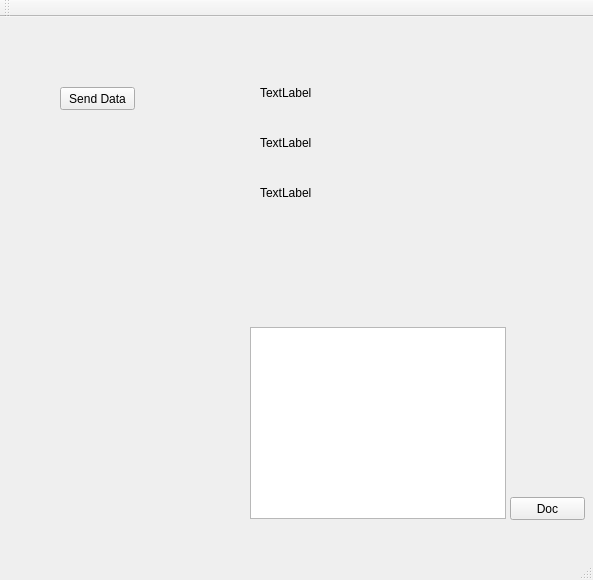
<?xml version="1.0" encoding="UTF-8"?>
<ui version="4.0">
 <class>MainWindow</class>
 <widget class="QMainWindow" name="MainWindow">
  <property name="geometry">
   <rect>
    <x>0</x>
    <y>0</y>
    <width>593</width>
    <height>580</height>
   </rect>
  </property>
  <property name="windowTitle">
   <string>MainWindow</string>
  </property>
  <widget class="QWidget" name="centralWidget">
   <widget class="QPushButton" name="pushButton">
    <property name="geometry">
     <rect>
      <x>60</x>
      <y>70</y>
      <width>75</width>
      <height>23</height>
     </rect>
    </property>
    <property name="text">
     <string>Send Data</string>
    </property>
   </widget>
   <widget class="QLabel" name="label">
    <property name="geometry">
     <rect>
      <x>260</x>
      <y>60</y>
      <width>301</width>
      <height>31</height>
     </rect>
    </property>
    <property name="text">
     <string>TextLabel</string>
    </property>
   </widget>
   <widget class="QLabel" name="label_2">
    <property name="geometry">
     <rect>
      <x>260</x>
      <y>110</y>
      <width>251</width>
      <height>31</height>
     </rect>
    </property>
    <property name="text">
     <string>TextLabel</string>
    </property>
   </widget>
   <widget class="QLabel" name="label_3">
    <property name="geometry">
     <rect>
      <x>260</x>
      <y>160</y>
      <width>261</width>
      <height>31</height>
     </rect>
    </property>
    <property name="text">
     <string>TextLabel</string>
    </property>
   </widget>
   <widget class="QTextBrowser" name="textBrowser">
    <property name="geometry">
     <rect>
      <x>250</x>
      <y>310</y>
      <width>256</width>
      <height>192</height>
     </rect>
    </property>
   </widget>
   <widget class="QPushButton" name="pushButton_3">
    <property name="geometry">
     <rect>
      <x>510</x>
      <y>480</y>
      <width>75</width>
      <height>23</height>
     </rect>
    </property>
    <property name="text">
     <string>Doc</string>
    </property>
   </widget>
  </widget>
  <widget class="QMenuBar" name="menuBar">
   <property name="geometry">
    <rect>
     <x>0</x>
     <y>0</y>
     <width>593</width>
     <height>23</height>
    </rect>
   </property>
  </widget>
  <widget class="QToolBar" name="mainToolBar">
   <attribute name="toolBarArea">
    <enum>TopToolBarArea</enum>
   </attribute>
   <attribute name="toolBarBreak">
    <bool>false</bool>
   </attribute>
  </widget>
  <widget class="QStatusBar" name="statusBar"/>
 </widget>
 <layoutdefault spacing="6" margin="11"/>
 <resources/>
 <connections/>
</ui>
